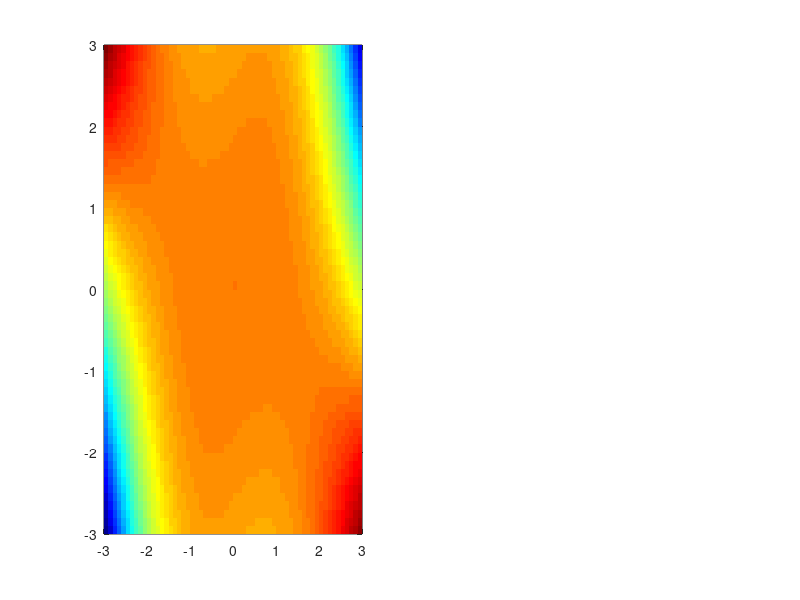

Recreate this plot in MATLAB. (Note: this script raises an error after producing the figure.)
% Define the nonlinear system
dx1 = @(x1, x2) x2;
dx2 = @(x1, x2) -x1 -x1.^3 - x2;

% Define the Lyapunov function
V = @(x1, x2) 7/4 * x1.^2 + 2/4 *x1*x2 + 3/4*x2.^2;

% Define the gradient of the Lyapunov function
dV = @(x1, x2) ((7/2 * x1 + 1/2 * x2)*dx1(x1, x2) + (3/2 * x2 + 1/2 * x1)*dx2(x1, x2));

% Set up a grid of initial conditions
[x1, x2] = meshgrid(-3:0.1:3, -3:0.1:3);

[xtraj1,xtraj2] = meshgrid(-3:0.25:3,-3:0.25:3);

dV_grid = []; % Gradient of Lyaponav function across the grid


for i = 1:numel(x1)
    x1_0 = x1(i);
    x2_0 = x2(i);

    % Simulate the system using ode45 or another ODE solver
    [~, X] = ode45(@(t, x) [dx1(x(1), x(2)); dx2(x(1), x(2))], [0, 0.25], [x1_0; x2_0]);

    % Check if the Lyapunov function decreases or stays the same over time
    dV_val = dV(x1_0, x2_0);
    dV_grid = [dV_grid,dV_val];
end

dV_grid = reshape((dV_grid),size(x1));


%% Phase Portrait
% setup for phase portrait
alpha=1;
lambda1=-0.5; lambda2=-0.5; %Linearization eigen values
Dom = [-3 3]; ds = 0.05;
[X,Y] = meshgrid(Dom(1):0.5:Dom(2),Dom(1):0.5:Dom(2));
u = alpha.*(lambda1.*Y);
v = alpha.*(lambda2.*(X-X.^3-Y));

%% Find a new ROA
ROA = zeros(size(dV_grid));
size_dV_grid = size(dV_grid);
for i = 1:size_dV_grid(1)
    for j = 1:size_dV_grid(1)
        currentElement = dV_grid(i, j);
        if currentElement <= 0 
            ROA(i,j) = 1;
        else
            ROA(i,j) = 0;
        end
    end
end

%% Plot results

% Create a custom colormap with only green and red
customColormap = [1, 0, 0;  % Red
                  0, 1, 0]; % Gren


% plot the phase portrait on top of the lyaponav function value
figure(1)
subplot(1,2,1)
% visualize the approximation of the 1st eigenfunction
p3 = pcolor(x1,x2,dV_grid); hold on;
set(p3,'Edgecolor','none')
colormap jet
% plot the phase portrait on top of the eigenfunction
l = streamslice(X,Y,u,v); hold on;
set(l,'LineWidth',1); set(l,'Color','k');
xlim([-3,3]); ylim([-3,3])
axes = gca;
axis square
set(axes,'FontSize',15);
xlabel('$x_1$','FontSize',20, 'Interpreter','latex')
ylabel('$x_2$','FontSize',20, 'Interpreter','latex')
title('Lyaponav function value across grid', 'Interpreter','latex')
box on
axes.LineWidth=2;
colorbar


subplot(1,2,2)

p2 = pcolor(x1,x2,ROA); hold on;
shading flat;  % Ensure the color is flat (no interpolation)
set(p2, 'Edgecolor', 'none');
xlim([-3,3]); ylim([-3,3])
ax2 = gca;
colormap(ax2,customColormap);
axis square
l = streamslice(X,Y,u,v); hold on;
set(l,'LineWidth',1); set(l,'Color','k');
set(ax2,'FontSize',15);
xlabel('$x_1$','FontSize',20, 'Interpreter','latex')
ylabel('$x_2$','FontSize',20, 'Interpreter','latex')
title('Region of attraction using Lyaponav function', 'Interpreter','latex')
box on
ax2.LineWidth=2;
colorbar

